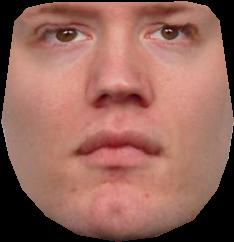
#> input picture EigenFaces/shape_normalized_images/01_01.jpg, 234 x 242 px; its folder holds only this picture in this run
$ python eigen_faces.py
#> lines starting #> are read from the running program, lines starting #| are printed output that depends on the picture; after the words box and inside, x2 and y2 are one past the last pixel; in counts of white or black regions, pixels touching at a corner belong together
from PIL import Image
import numpy as np
import os


images = np.empty((68*64, 120),dtype=np.float32)
size = 68, 64
for i,f in enumerate(os.listdir("./shape_normalized_images")):
    path = os.path.join("./shape_normalized_images",f)
    im = np.asarray(Image.open(path).resize(size).convert('L'))
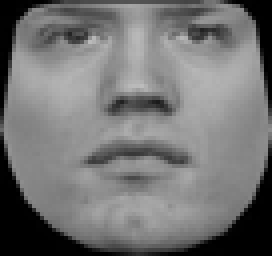
#> im: shape (64, 68) (shown 4 times larger); min 0, max 188, mean 115.6
    images[:, i] = im.reshape(-1)/255

mean = np.mean(images, axis=1)
mean_img = Image.fromarray(255*mean.reshape(64, 68)).convert('L')
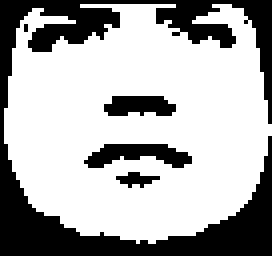
#> mean_img: PIL image 68x64 L (shown 4 times larger); values 0 (black) and 1 (white), 67.9% white; 5 black regions (1 under 20 px), largest, box (x1, y1, x2, y2) and area: (0, 0, 68, 64) 1195, (21, 36, 48, 42) 101, (26, 24, 44, 29) 73, (29, 43, 40, 47) 24
mean_img.save("results/mean.jpg")
images = images - mean.reshape(-1,1)
cov = np.dot(images.T, images)

eigen_value, eigen_vector = np.linalg.eig(cov)
idx = eigen_value.argsort()[::-1]
eigenvalues = eigen_value[idx]
eigenvectors = eigen_vector[:, idx]
eigen_faces = np.dot(images, eigenvectors)
file_name = "results/eigenface_"
if not os.path.exists("results"):
    os.mkdir("results")
for i in range(10):
    f = file_name + str(i)+".jpg"
    m = 255*eigen_faces[:, i].reshape(64, 68)
    im = Image.fromarray(m).convert('L')
    im.save(f)
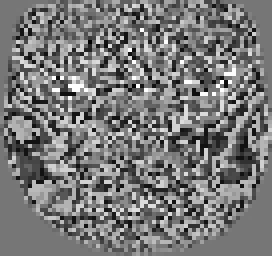
#> m: shape (64, 68) float32 (shown 4 times larger); min -3.69e-07, max 4.27e-07, mean 7.34e-09; drawn with min black and max white
